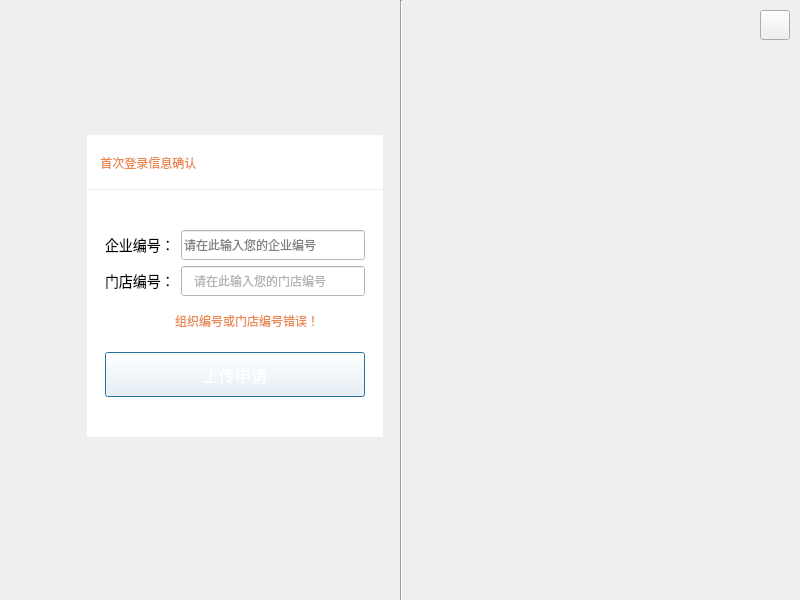
<?xml version="1.0" encoding="UTF-8"?>
<ui version="4.0">
 <class>FirstLoginWidget</class>
 <widget class="QDialog" name="FirstLoginWidget">
  <property name="geometry">
   <rect>
    <x>0</x>
    <y>0</y>
    <width>800</width>
    <height>600</height>
   </rect>
  </property>
  <property name="minimumSize">
   <size>
    <width>800</width>
    <height>600</height>
   </size>
  </property>
  <property name="windowTitle">
   <string>FirstLoginWidget</string>
  </property>
  <widget class="Line" name="splitLine">
   <property name="geometry">
    <rect>
     <x>400</x>
     <y>0</y>
     <width>2</width>
     <height>600</height>
    </rect>
   </property>
   <property name="minimumSize">
    <size>
     <width>2</width>
     <height>600</height>
    </size>
   </property>
   <property name="orientation">
    <enum>Qt::Vertical</enum>
   </property>
  </widget>
  <widget class="WndDigitalKeyboard" name="keyboardWidget" native="true">
   <property name="geometry">
    <rect>
     <x>418</x>
     <y>135</y>
     <width>302</width>
     <height>300</height>
    </rect>
   </property>
   <property name="minimumSize">
    <size>
     <width>302</width>
     <height>300</height>
    </size>
   </property>
   <property name="maximumSize">
    <size>
     <width>302</width>
     <height>300</height>
    </size>
   </property>
  </widget>
  <widget class="QPushButton" name="closedButton">
   <property name="geometry">
    <rect>
     <x>760</x>
     <y>10</y>
     <width>30</width>
     <height>30</height>
    </rect>
   </property>
   <property name="sizePolicy">
    <sizepolicy hsizetype="Minimum" vsizetype="Expanding">
     <horstretch>0</horstretch>
     <verstretch>0</verstretch>
    </sizepolicy>
   </property>
   <property name="minimumSize">
    <size>
     <width>30</width>
     <height>30</height>
    </size>
   </property>
   <property name="focusPolicy">
    <enum>Qt::NoFocus</enum>
   </property>
   <property name="styleSheet">
    <string notr="true">QPushButton{
border-image: url(:/shareImages/close.png);
}

QPushButton:pressed{
border-image: url(:/shareImages/close_press.png);
}</string>
   </property>
   <property name="text">
    <string/>
   </property>
  </widget>
  <widget class="QStackedWidget" name="stackedWidget">
   <property name="geometry">
    <rect>
     <x>87</x>
     <y>135</y>
     <width>296</width>
     <height>302</height>
    </rect>
   </property>
   <property name="minimumSize">
    <size>
     <width>294</width>
     <height>301</height>
    </size>
   </property>
   <property name="currentIndex">
    <number>0</number>
   </property>
   <widget class="QWidget" name="registPage">
    <layout class="QVBoxLayout" name="verticalLayout">
     <property name="spacing">
      <number>0</number>
     </property>
     <property name="leftMargin">
      <number>0</number>
     </property>
     <property name="topMargin">
      <number>0</number>
     </property>
     <property name="rightMargin">
      <number>0</number>
     </property>
     <property name="bottomMargin">
      <number>0</number>
     </property>
     <item>
      <widget class="QWidget" name="FirstLginInfoWidget" native="true">
       <property name="minimumSize">
        <size>
         <width>296</width>
         <height>302</height>
        </size>
       </property>
       <property name="maximumSize">
        <size>
         <width>296</width>
         <height>302</height>
        </size>
       </property>
       <layout class="QVBoxLayout" name="verticalLayout_4">
        <property name="spacing">
         <number>0</number>
        </property>
        <property name="leftMargin">
         <number>0</number>
        </property>
        <property name="topMargin">
         <number>0</number>
        </property>
        <property name="rightMargin">
         <number>0</number>
        </property>
        <property name="bottomMargin">
         <number>0</number>
        </property>
        <item>
         <widget class="QLabel" name="firstLoginLabel">
          <property name="minimumSize">
           <size>
            <width>294</width>
            <height>55</height>
           </size>
          </property>
          <property name="maximumSize">
           <size>
            <width>16777215</width>
            <height>55</height>
           </size>
          </property>
          <property name="styleSheet">
           <string notr="true">color:#ea8852;
background-color: #ffffff;
border-bottom: 1px solid #ededed;
</string>
          </property>
          <property name="text">
           <string>    首次登录信息确认</string>
          </property>
         </widget>
        </item>
        <item>
         <widget class="QWidget" name="loginInfoWidget" native="true">
          <property name="minimumSize">
           <size>
            <width>296</width>
            <height>247</height>
           </size>
          </property>
          <property name="styleSheet">
           <string notr="true">background-color: rgb(255, 255, 255);
</string>
          </property>
          <layout class="QGridLayout" name="gridLayout">
           <property name="leftMargin">
            <number>18</number>
           </property>
           <property name="topMargin">
            <number>40</number>
           </property>
           <property name="rightMargin">
            <number>18</number>
           </property>
           <property name="bottomMargin">
            <number>40</number>
           </property>
           <property name="horizontalSpacing">
            <number>0</number>
           </property>
           <property name="verticalSpacing">
            <number>12</number>
           </property>
           <item row="0" column="0">
            <layout class="QVBoxLayout" name="verticalLayout_2">
             <item>
              <layout class="QHBoxLayout" name="horizontalLayout">
               <item>
                <widget class="QLabel" name="corpIDLabel">
                 <property name="minimumSize">
                  <size>
                   <width>0</width>
                   <height>30</height>
                  </size>
                 </property>
                 <property name="font">
                  <font>
                   <pointsize>-1</pointsize>
                  </font>
                 </property>
                 <property name="styleSheet">
                  <string notr="true">font-size:14px;</string>
                 </property>
                 <property name="text">
                  <string>企业编号：</string>
                 </property>
                </widget>
               </item>
               <item>
                <widget class="QLineEdit" name="corpIDEdit">
                 <property name="minimumSize">
                  <size>
                   <width>180</width>
                   <height>30</height>
                  </size>
                 </property>
                 <property name="styleSheet">
                  <string notr="true">/*border-image: url(:/shareImages/editRect.png);
font-size:12px;
color: rgb(102, 102, 102);
padding-left:10px;*/
</string>
                 </property>
                 <property name="placeholderText">
                  <string>请在此输入您的企业编号</string>
                 </property>
                </widget>
               </item>
              </layout>
             </item>
             <item>
              <layout class="QHBoxLayout" name="horizontalLayout_2">
               <item>
                <widget class="QLabel" name="shopIDLabel">
                 <property name="minimumSize">
                  <size>
                   <width>0</width>
                   <height>30</height>
                  </size>
                 </property>
                 <property name="font">
                  <font>
                   <pointsize>-1</pointsize>
                  </font>
                 </property>
                 <property name="styleSheet">
                  <string notr="true">font-size:14px;</string>
                 </property>
                 <property name="text">
                  <string>门店编号：</string>
                 </property>
                </widget>
               </item>
               <item>
                <widget class="QLineEdit" name="shopIDEdit">
                 <property name="minimumSize">
                  <size>
                   <width>180</width>
                   <height>30</height>
                  </size>
                 </property>
                 <property name="styleSheet">
                  <string notr="true">border-image: url(:/shareImages/editRect.png);
font-size:12px;
color: rgb(102, 102, 102);
padding-left:10px;</string>
                 </property>
                 <property name="placeholderText">
                  <string>请在此输入您的门店编号</string>
                 </property>
                </widget>
               </item>
              </layout>
             </item>
             <item>
              <layout class="QHBoxLayout" name="horizontalLayout_3">
               <item>
                <spacer name="horizontalSpacer">
                 <property name="orientation">
                  <enum>Qt::Horizontal</enum>
                 </property>
                 <property name="sizeType">
                  <enum>QSizePolicy::Fixed</enum>
                 </property>
                 <property name="sizeHint" stdset="0">
                  <size>
                   <width>70</width>
                   <height>20</height>
                  </size>
                 </property>
                </spacer>
               </item>
               <item>
                <widget class="QLabel" name="hintLabel">
                 <property name="styleSheet">
                  <string notr="true">color:#ea8852;</string>
                 </property>
                 <property name="text">
                  <string>组织编号或门店编号错误！</string>
                 </property>
                </widget>
               </item>
              </layout>
             </item>
            </layout>
           </item>
           <item row="1" column="0">
            <widget class="QPushButton" name="uploadButton">
             <property name="minimumSize">
              <size>
               <width>260</width>
               <height>45</height>
              </size>
             </property>
             <property name="styleSheet">
              <string notr="true">QPushButton{
color:#ffffff;
font-size:16px;
border-image: url(:/loginImage/commonButton.png);
}

QPushButton:pressed{
border-image: url(:/loginImage/commonButtonPressed.png);
}</string>
             </property>
             <property name="text">
              <string>上传申请</string>
             </property>
            </widget>
           </item>
          </layout>
         </widget>
        </item>
       </layout>
      </widget>
     </item>
    </layout>
   </widget>
   <widget class="QWidget" name="waitPage">
    <property name="styleSheet">
     <string notr="true">background-color:#ffffff;</string>
    </property>
    <layout class="QVBoxLayout" name="verticalLayout_3">
     <property name="spacing">
      <number>0</number>
     </property>
     <property name="leftMargin">
      <number>0</number>
     </property>
     <property name="topMargin">
      <number>0</number>
     </property>
     <property name="rightMargin">
      <number>0</number>
     </property>
     <property name="bottomMargin">
      <number>0</number>
     </property>
     <item>
      <widget class="QWidget" name="topWidget" native="true">
       <property name="minimumSize">
        <size>
         <width>0</width>
         <height>55</height>
        </size>
       </property>
       <property name="maximumSize">
        <size>
         <width>16777215</width>
         <height>55</height>
        </size>
       </property>
       <property name="styleSheet">
        <string notr="true">QWidget#topWidget{
	border-bottom: 1px solid #ededed;
}
</string>
       </property>
       <layout class="QVBoxLayout" name="verticalLayout_5">
        <property name="spacing">
         <number>0</number>
        </property>
        <property name="leftMargin">
         <number>15</number>
        </property>
        <property name="topMargin">
         <number>10</number>
        </property>
        <property name="rightMargin">
         <number>0</number>
        </property>
        <property name="bottomMargin">
         <number>10</number>
        </property>
        <item>
         <widget class="QLabel" name="corpNameLabel">
          <property name="styleSheet">
           <string notr="true">font-size:12px;
font-family:&quot;微软雅黑&quot;;
color:#999999;</string>
          </property>
          <property name="text">
           <string>企业名称：</string>
          </property>
         </widget>
        </item>
        <item>
         <widget class="QLabel" name="shopNameLabel">
          <property name="styleSheet">
           <string notr="true">font-size:12px;
font-family:&quot;微软雅黑&quot;;
color:#999999;</string>
          </property>
          <property name="text">
           <string>门店名称：</string>
          </property>
         </widget>
        </item>
       </layout>
      </widget>
     </item>
     <item>
      <widget class="QWidget" name="widget_2" native="true">
       <widget class="QLabel" name="label_2">
        <property name="geometry">
         <rect>
          <x>80</x>
          <y>160</y>
          <width>140</width>
          <height>20</height>
         </rect>
        </property>
        <property name="styleSheet">
         <string notr="true">font-size:12px;
font-family:&quot;微软雅黑&quot;;
color:#999999;</string>
        </property>
        <property name="text">
         <string>请耐心等待管理员审核</string>
        </property>
       </widget>
       <widget class="QLabel" name="label">
        <property name="geometry">
         <rect>
          <x>100</x>
          <y>130</y>
          <width>80</width>
          <height>21</height>
         </rect>
        </property>
        <property name="styleSheet">
         <string notr="true">font-size:16px;
font-family:&quot;微软雅黑&quot;;
color:#333333;</string>
        </property>
        <property name="text">
         <string>已上传成功</string>
        </property>
        <property name="alignment">
         <set>Qt::AlignCenter</set>
        </property>
       </widget>
       <widget class="QLabel" name="label_3">
        <property name="geometry">
         <rect>
          <x>110</x>
          <y>46</y>
          <width>60</width>
          <height>60</height>
         </rect>
        </property>
        <property name="minimumSize">
         <size>
          <width>60</width>
          <height>60</height>
         </size>
        </property>
        <property name="maximumSize">
         <size>
          <width>60</width>
          <height>60</height>
         </size>
        </property>
        <property name="styleSheet">
         <string notr="true">border-image: url(:/shareImages/upload_success.png);</string>
        </property>
        <property name="text">
         <string/>
        </property>
       </widget>
       <widget class="QLabel" name="label_6">
        <property name="geometry">
         <rect>
          <x>100</x>
          <y>200</y>
          <width>41</width>
          <height>16</height>
         </rect>
        </property>
        <property name="styleSheet">
         <string notr="true">font-size:12px;
font-family:&quot;微软雅黑&quot;;
color:#999999;</string>
        </property>
        <property name="text">
         <string>已等待</string>
        </property>
       </widget>
       <widget class="QLabel" name="waitTimeLabel">
        <property name="geometry">
         <rect>
          <x>145</x>
          <y>200</y>
          <width>101</width>
          <height>16</height>
         </rect>
        </property>
        <property name="styleSheet">
         <string notr="true">font-size:12px;
font-family:&quot;微软雅黑&quot;;
color:#ea8852;</string>
        </property>
        <property name="text">
         <string>10s</string>
        </property>
       </widget>
      </widget>
     </item>
    </layout>
   </widget>
  </widget>
 </widget>
 <layoutdefault spacing="6" margin="11"/>
 <customwidgets>
  <customwidget>
   <class>WndDigitalKeyboard</class>
   <extends>QWidget</extends>
   <header location="global">WndDigitalKeyboard.h</header>
   <container>1</container>
  </customwidget>
 </customwidgets>
 <resources/>
 <connections/>
</ui>
